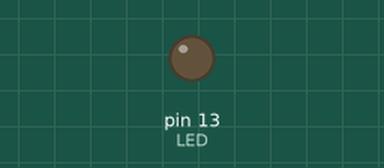
Recording of a sketch running on a simulated Arduino Mega 2560, built with avr-gcc and run on an emulated ATmega2560. Parts: output pins drawn as LEDs (lit = HIGH). No radio packets arrive unless stated; pins used as bus, display or sensor lines are not drawn; what the sketch prints to the serial monitor is not drawn.

Above: at 3.7 s.
At 6.52 s:
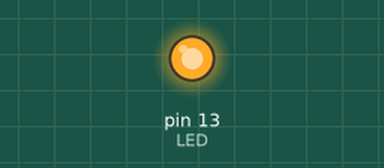
Timing chart, 0 to 8.3 s (numbered marks = the images above):
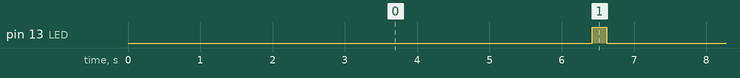

Measured:
- by itself, pin 13 (LED): alternates HIGH for 0.20 s and LOW for 5.3 s

The sketch:

cat.ino
```cpp
//
// Lolcat transmitter
//

#define DEBUG true
#define GATEWAY_COMM_TIME_INTERVAL 5000


#include <stdarg.h>
#include <Adafruit_GPS.h>
#include <RHReliableDatagram.h>
#include <RH_RF95.h>
#include <SPI.h>
#include <Adafruit_Sensor.h>
#include <DHT.h>
#include <DHT_U.h>

#define DHTPIN 11

#define DHTTYPE DHT22   // DHT 22  (AM2302), AM2321

DHT_Unified dht(DHTPIN, DHTTYPE);

#define GPSSerial Serial1

Adafruit_GPS GPS(&GPSSerial);

#define GATEWAY_ADDRESS 254
#define CAT1 1


#define RFM95_CS 8
#define RFM95_RST 4
#define RFM95_INT 3

#define VBATPIN A7

#define LED 13

// Singleton instance of the radio driver
RH_RF95 driver(RFM95_CS, RFM95_INT);

// Class to manage message delivery and receipt, using the driver declared above
RHReliableDatagram manager(driver, CAT1);


void setup() {
	setupLog();
	setupGPS();
	setupLora();
  dht.begin();
}

void setupGPS() {
	log("initializing GPS");

	// 9600 NMEA is the default baud rate for Adafruit MTK GPS's- some use 4800
	GPS.begin(9600);
	GPS.sendCommand(PMTK_SET_NMEA_OUTPUT_RMCGGA);
	GPS.sendCommand(PMTK_SET_NMEA_UPDATE_1HZ); // 1 Hz update rate
	GPS.sendCommand(PGCMD_ANTENNA);

	delay(1000);

	// Ask for firmware version
	GPSSerial.println(PMTK_Q_RELEASE);
}

void setupLora() {

	pinMode(RFM95_RST, OUTPUT);
  // manual reset
  digitalWrite(RFM95_RST, LOW);
  delay(10);
  digitalWrite(RFM95_RST, HIGH);
  delay(10);

	pinMode(LED, OUTPUT);

	if (!manager.init())
		log("Erreur d'initialisation");

  //manager.setTimeout(1000);
  //manager.setRetries(5);

  //modify ModemConfig for a Slow+long range.
  //driver.setModemConfig(RH_RF95::Bw31_25Cr48Sf512);
  //driver.setModemConfig(RH_RF95::Bw125Cr48Sf4096);
	//driver.setTxPower(23, false);

  sendData("#"+String(CAT1)+"|initDone#");
  return;
}

uint8_t buf[RH_RF95_MAX_MESSAGE_LEN];

void loop() {

  //Retrieve data from GPS
  //ex #1|4810.8477N|126.8529W|346.34|107.00|6|29/1/2017@21:11:42.0|26.50|29.80|4.07#
  String gpsData="";//getGPSData();

  //no GPS data => exit from the loop and try again
  if (strstr(gpsData.c_str(), "ERROR") != NULL) {
    log(gpsData);
    return;
  }

  String dhtData="";//getDHTData();
  log(dhtData);

  //format data
  /*String dataStr = "#" + String(CAT1);
                      + "|"
                      + gpsData
                      + "|"
                      + dhtData
                      + "|"
                      + String(getBatteryStatus())+ "#";*/

   String dataStr = "4810.8477N";
	 //  String dataStr = "#1|4810.8477N|126.8529W|346.34|107.00|6|29/1/2017@21:11:42.0|26.50|29.80|4.07#";

	//send to lora network
	sendData(dataStr);

	delay(GATEWAY_COMM_TIME_INTERVAL);

	digitalWrite(LED, LOW);
	delay(200);
	digitalWrite(LED, HIGH);
	delay(200);
	digitalWrite(LED, LOW);
}


String getGPSData(){
  String dataStr;
  char c = GPS.read();
  if (GPS.newNMEAreceived()) {
    if (GPS.parse(GPS.lastNMEA())) {
      log(" => " + String(GPS.hour) + ":" + String(GPS.minute));
      log(" => Sat: " + String(GPS.satellites) );
      if (GPS.fix) {
        dataStr = String(GPS.latitude,4)
                      + String(GPS.lat)
                      + "|"
                      + String(GPS.longitude,4)
                      + String(GPS.lon)
                      +"|"
                      + String(GPS.angle)
                      +"|"
                      + String(GPS.altitude)
                      +"|"
                      + String(GPS.satellites)
                      +"|"
                      + String(GPS.day, DEC)+ String('/')
                      + String(GPS.month, DEC)
                      + String("/20") + String(GPS.year, DEC)
                      + "@"
                      + String(GPS.hour, DEC) + String(':')
                      + String(GPS.minute, DEC) + String(':')
                      + String(GPS.seconds, DEC) + String('.')
                      + String(GPS.milliseconds);
      } else {
        dataStr="ERROR:NoGPS";
      }
    } else {
      dataStr="ERROR:ParseError";
    }
  } else {
    dataStr="ERROR:NoNMEA";
  }
  return dataStr;
}
String getDHTData(){

  sensors_event_t eventtemp;
  dht.temperature().getEvent(&eventtemp);

  sensors_event_t eventhum;
  dht.humidity().getEvent(&eventhum);

  float h = eventhum.relative_humidity;
  float t = eventtemp.temperature;

  // Check if any reads failed and exit early (to try again).
  if (isnan(h) || isnan(t)) {
    log("Failed to read from DHT sensor!");
    return "0|0";
  }
  return String(t,2)+"|"+String(h,2);
}

boolean sendData(String dataStr) {
  log("Sending : "+dataStr);
  log("Size : "+String(dataStr.length()));

  // Send a message to gateway
  if (!manager.sendtoWait((uint8_t*)dataStr.c_str(), dataStr.length(), GATEWAY_ADDRESS)) {
  //if (!manager.sendtoWait((uint8_t*)dataStr.c_str(), dataStr.length(), RH_BROADCAST_ADDRESS)) {
    log("sendtoWait failed");
    //TODO if Failed, add in FIFO (with limited size) to keep data & send when link with gateway is back.
    digitalWrite(LED, HIGH);
  }

  //put lora radio into low-power sleep mode
  driver.sleep();
}

float getBatteryStatus() {
  float measuredvbat = analogRead(VBATPIN);
  measuredvbat *= 2;    // we divided by 2, so multiply back
  measuredvbat *= 3.3;  // Multiply by 3.3V, our reference voltage
  measuredvbat /= 1024; // convert to voltage
  return measuredvbat;
}

void setupLog() {
	if (DEBUG) {
		Serial.begin(19200);
		while (!Serial)
			; // Wait for serial port to be available
	}
}

void log(String msg) {
	if (DEBUG) {
		Serial.println(msg);
	}
}
```
